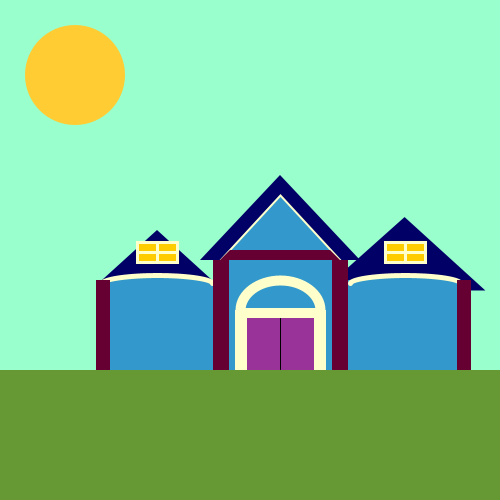
Frame 1 (no input)
Frame 60 (the mouse pressed at the canvas centre just before this capture): identical to frame 1, image omitted
Frame 120 (the mouse held since frame 60 and released just before this capture): identical to frame 1, image omitted

The Processing sketch that drew this single still picture (run headless with seeded random() and noise(); from frame 60 on, the mouse is pressed at the canvas centre):

// Processing sketch: processing_129841
// ── processing_129841.pde

//Nicolette Hashey
//House
//1/22/2014


int w=250;
int h=250;
int triwidth=120;
int triheight= 110;
int cwidth=16;
int cheight=110;
int scolwidth=12;
int scolheight=60;
int bottom=370;
int addupleftx=100;
int adduplefty=280;
int addlefth=90;
int addleftcenterx=157;
int addtopwindowy=242;
void setup() {
  size(500, 500);
}

void draw() {
  background(#99FFCC); 

  //sun
  fill(#FFCC33);
  noStroke();
  ellipse(75, 75, 100, 100);

  //ground
  fill(#669933);
  noStroke();
  rect(0, 370, 500, 500);


  //left addition roof
  fill(#000066);
  //stroke(#000066);
  //strokeWeight(20);
  triangle(addleftcenterx-55, adduplefty, addleftcenterx+55, adduplefty, addleftcenterx, 230);

  //left addition
  fill(#3399CC);
  noStroke();
  rect(addupleftx, adduplefty, triwidth-7, addlefth);

  //left addition rounded top
  fill(#3399CC);
  stroke(#FFFFCC);
  strokeWeight(5);
  arc(addleftcenterx, adduplefty+3, triwidth-10, 15, PI, 2*PI);

  //left addition column
  noStroke();
  fill(#660033);
  rect(addupleftx-4, adduplefty, cwidth-2, cheight-20);

  //left addition horizontal
  //fill(#FFFFCC);
  //rect(addupleftx, adduplefty, 113, cwidth-8);

  //left addition upper window
  fill(#FFCC00);
  stroke(#FFFFCC);
  strokeWeight(3);
  rect(addleftcenterx-20, addtopwindowy, 40, 20);

  //left addition upper window lines
  line(addleftcenterx, addtopwindowy, addleftcenterx, addtopwindowy+20);
  line(addleftcenterx-20, addtopwindowy+10, addleftcenterx+20, addtopwindowy+10);




  //right addition roof
  fill(#000066);
  stroke(#000066);
  strokeWeight(20);
  triangle(addleftcenterx+191, adduplefty, addleftcenterx+302, adduplefty, addleftcenterx+247, 230);

  //right addition
  fill(#3399CC);
  noStroke();
  rect(addupleftx+248, adduplefty, triwidth-7, addlefth);

  //right addition rounded top
  fill(#3399CC);
  stroke(#FFFFCC);
  strokeWeight(5);
  arc(addleftcenterx+248, adduplefty+3, triwidth-10, 15, PI, 2*PI);

  //right addition column
  noStroke();
  fill(#660033);
  rect(addupleftx+357, adduplefty, cwidth-2, cheight-20);

  //right addition horizontal
  //fill(#FFFFCC);
  //rect(addupleftx+249, adduplefty, 113, cwidth-8);

  //right addition upper window
  fill(#FFCC00);
  stroke(#FFFFCC);
  strokeWeight(3);
  rect(addleftcenterx+228, addtopwindowy, 40, 20);

  //right addition upper window lines
  line(addleftcenterx+248, addtopwindowy, addleftcenterx+248, addtopwindowy+20);
  line(addleftcenterx+228, addtopwindowy+10, addleftcenterx+268, addtopwindowy+10);






  //roof
  fill(#000066);
  noStroke();
  triangle(200, 260, 360, 260, 280, 175);

  //roof interior
  fill(#3399CC);
  stroke(#FFFFCC);
  strokeWeight(2);
  triangle(220, 260, 340, 260, 280, 195);

  //main blue center
  noStroke();
  fill(#3399CC);
  rect(220, 260, triwidth, triheight);

  //front horizontal bar
  fill(#660033);
  quad(220, 260, 340, 260, 330, 250, 230, 250);

  //left column
  fill(#660033);
  rect(213, 260, cwidth, cheight);

  //right column
  fill(#660033);
  rect(332, 260, cwidth, cheight);

  //arc above door
  stroke(#FFFFCC);
  strokeWeight(10);
  noFill();
  arc(280, 310, 80, 60, PI, 2*PI);

  //left door column
  fill(#FFFFCC);
  noStroke();
  rect(235, 310, scolwidth, scolheight);

  //right door column
  fill(#FFFFCC);
  rect(314, 310, scolwidth, scolheight);

  //door overhead horizontal
  fill(#FFFFCC);
  rect(238, 308, 84, 10);

  //door
  fill(#993399);
  rect(247, 318, 67, scolheight-8);
  stroke(0);
  strokeWeight(1);
  line(280, 318, 280, bottom-1);
}
